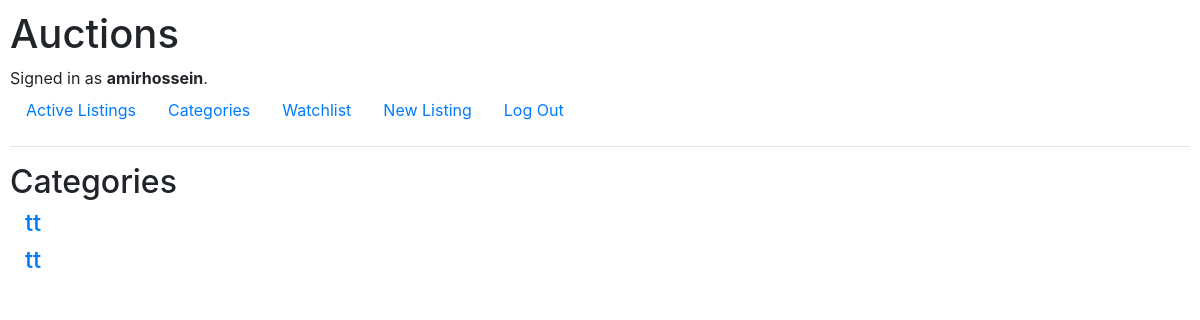
The app's page /categories (signed in), older data.
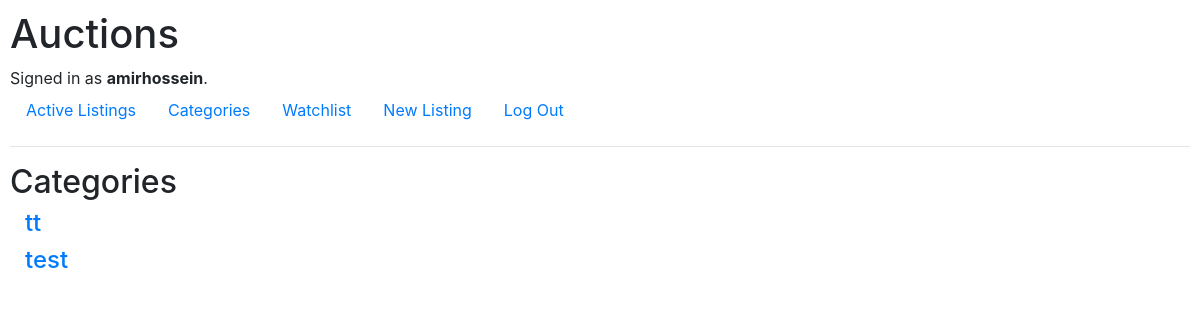
The same page, newer data.
### auctions/models.py (models this page shows, shortened)
class User(AbstractUser):
    def __str__(self):
        return f"id: {self.id}, username: {self.username}, email: {self.email}"

class Categories(models.Model):
    category = models.CharField(max_length=50)

### auctions/views.py (the view)
# urls.py: path("categories", views.categories, name="categories"),
def categories(request):
    category = Categories.objects.all()
    content = {
        "categories": category
    }
    return render(request, "auctions/categories.html", content)

### auctions/templates/auctions/categories.html
{% extends "auctions/layout.html" %}
{% block body %}
<h2>Categories</h2>
<div class="col-12">
    {% if categories %}
        {% for category in categories %}
            <h4> <a href="{% url 'categories_title' category.category %}"> {{ category.category }} </a> </h4>
        {% endfor %}
    {% else %}
        <h4>Ops! there is no categories!!</h4>
    {% endif %}
</div>
{% endblock %}

### auctions/templates/auctions/layout.html (shortened to what this page needs)
{% load static %}
<!DOCTYPE html>
<html lang="en">
    <head>
        <link rel="stylesheet" href="https://stackpath.bootstrapcdn.com/bootstrap/4.4.1/css/bootstrap.min.css">
        <link href="{% static 'auctions/styles.css' %}" rel="stylesheet">
    </head>
    <body>
        <h1>Auctions</h1>
        <div>
            {% if user.is_authenticated %}
                Signed in as <strong>{{ user.username }}</strong>.
            {% else %}
                Not signed in.
            {% endif %}
        </div>
        <ul class="nav">
            <li class="nav-item">
                <a class="nav-link" href="{% url 'index' %}">Active Listings</a>
            </li>
            <li class="nav-item">
                <a class="nav-link" href="{% url 'categories' %}">Categories</a>
            </li>
            {% if user.is_authenticated %}
                <li class="nav-item">
                    <a class="nav-link" href="{% url 'watchlist' %}">Watchlist</a>
                </li>
                <li class="nav-item">
                    <a class="nav-link" href="{% url 'new_listing' %}">New Listing<a/>
                </li>
                <li class="nav-item">
                    <a class="nav-link" href="{% url 'logout' %}">Log Out</a>
                </li>
            {% endif %}
        </ul>
        <hr>
        {% block body %}
        {% endblock %}
    </body>
</html>

### auctions/static/auctions/styles.css (style rules this page uses)
body { padding: 10px; }

Row changes from the older to the newer data that the page shows:
removed Categories: category "tt"
added Categories: category "test"
